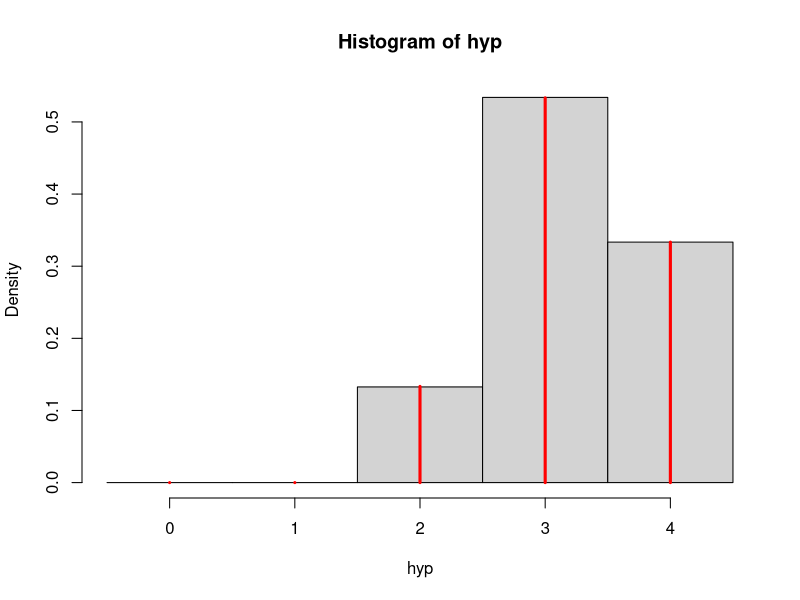

Write R code to recreate this figure.
set.seed(1000)
hyperr <- function(n=1, m=1, k=1, N=1000){
    ur <- runif(N)
    hyp <- rep(k+1,N)
    x <- rep(0,k+1)
    for (i in 0:k){
        #x[i+1]<-phyper(i,m,n-m,k,lower.tail = T)
        if (i == 0) {
            x[i+1] <- choose(m,i)*choose(n-m,k-i)/choose(n,k)
        } else {
            x[i+1] <- x[i] + choose(m,i)*choose(n-m,k-i)/choose(n,k)
        }
    }
    
    for (i in 1:N){
        if (ur[i]<=x[1]){
            hyp[i]=0
            next
        }
        for (j in 1:k){
            if (ur[i] > x[j] & ur[i]<=x[j+1]){
                hyp[i]=j
                break 
            }
        }
    }
    max<-max(hyp)
    min<-min(hyp)
    mean <- mean(hyp)
    var <- var(hyp)
    bins = c(-0.5:(k+0.5))
    plot = hist(hyp, breaks = bins, freq = F)
    y <- 0:k
    lines(x = y, y = dhyper(y,m,n-m,k), type = "h", col = "red", lwd = 3)
    return(list(max = max, min = min, hyp = hyp, hist = plot, mean = mean, var = var))
}

w <- hyperr(10,8,4,10000)
w$mean
w$var
dhyper(0:4,8,2,4)
